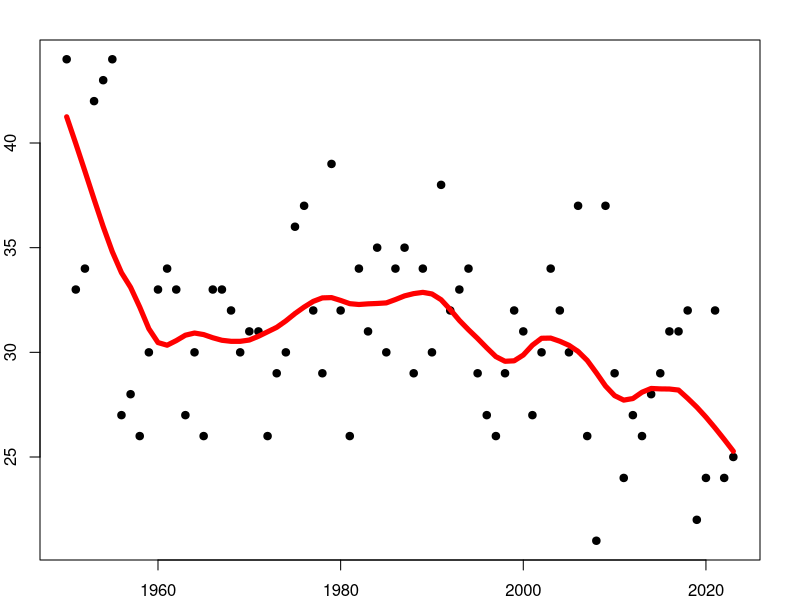
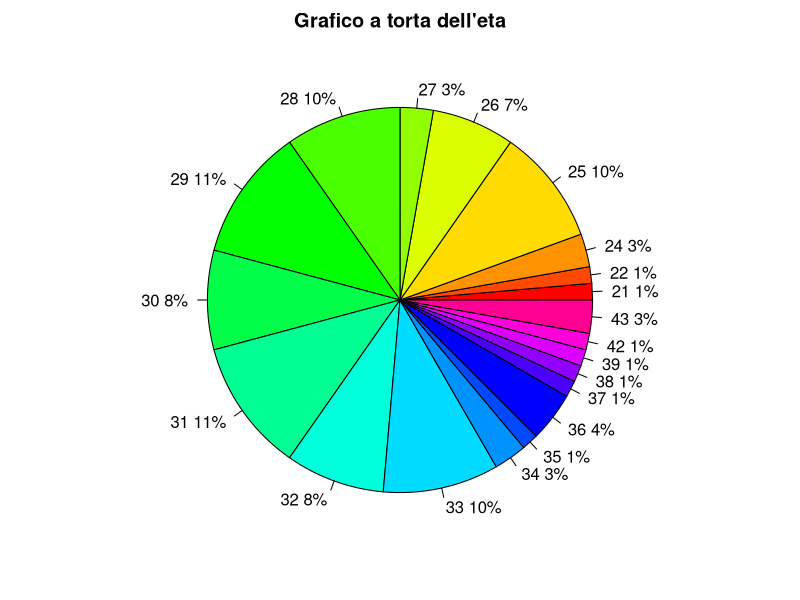
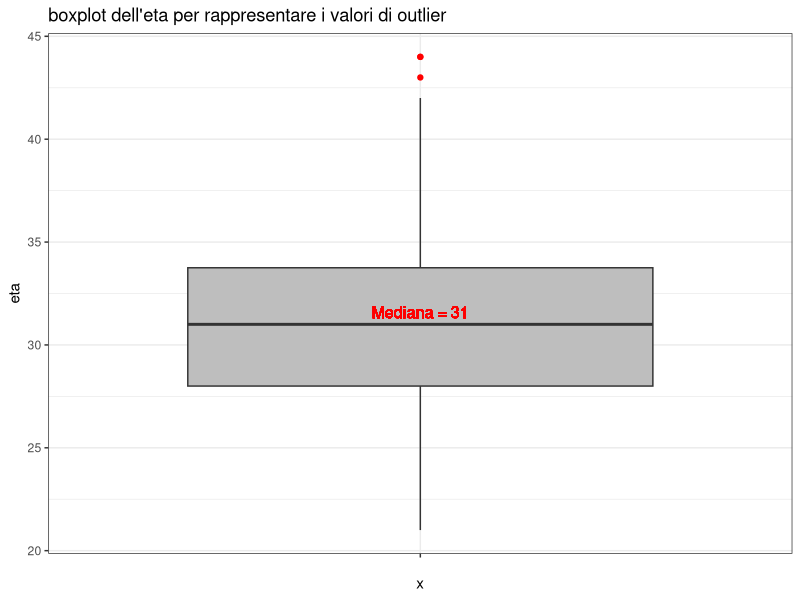
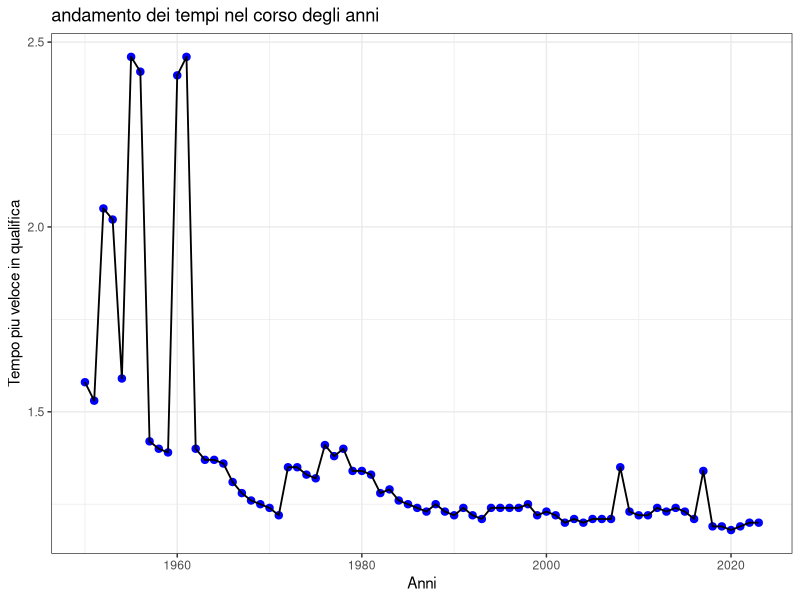
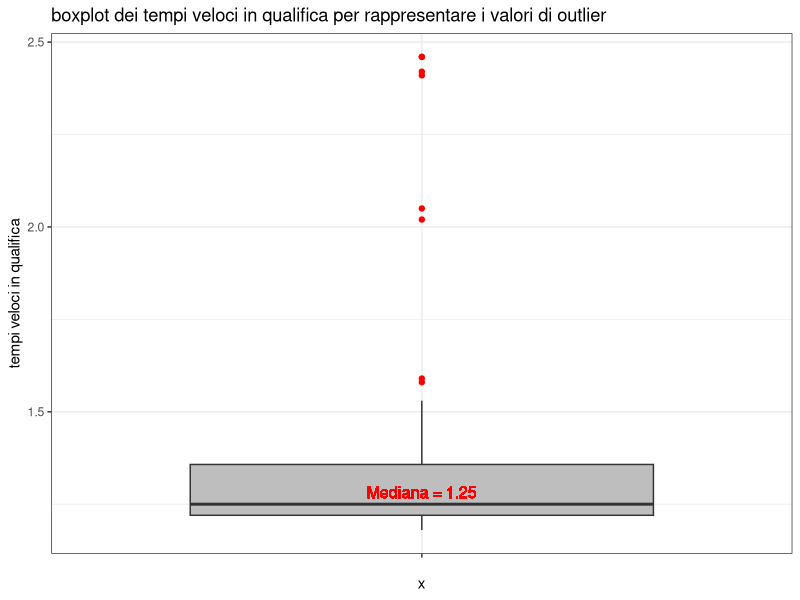
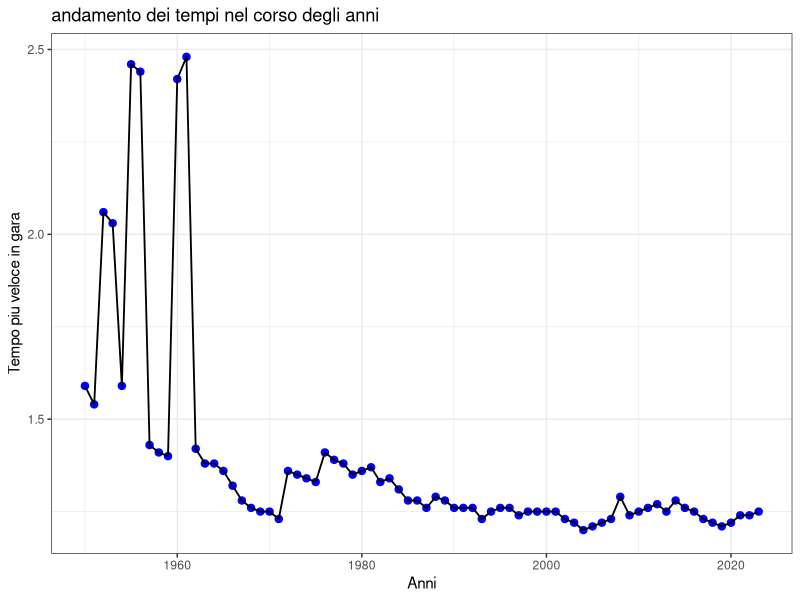
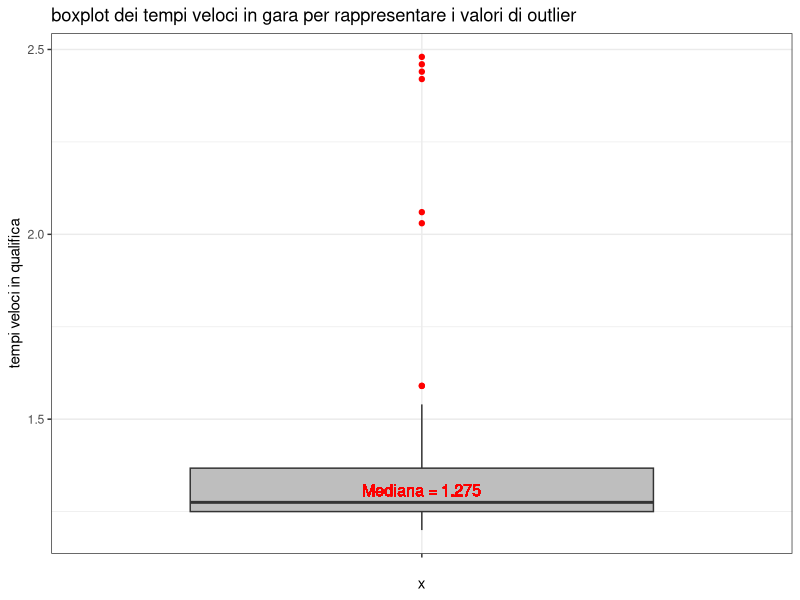
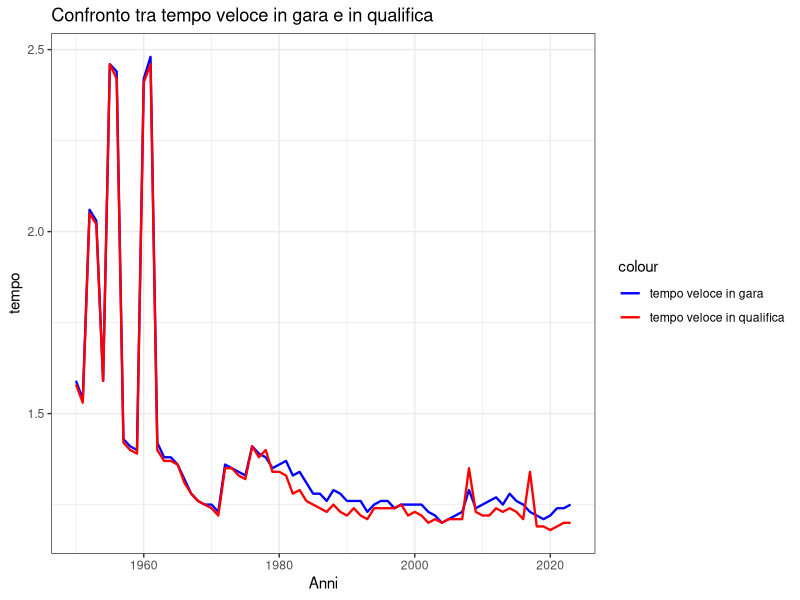

Here is the R script that generated these plots, in order:
#ESAME DATASCIENCE FORMULA UNO

library(ggplot2)
library(dplyr)
library(tidyr)

#Creazione database
#------------------------------------------------------------------------------------------------------------------------------------------
anno  = c(1950:2023)
vincitore_campionato = c("Nino Farina","Juan Manuel Fangio"," Alberto Ascari","Alberto Ascari","Juan Manuel Fangio","Juan Manuel Fangio","Juan Manuel Fangio","Juan Manuel Fangio"," Mike Hawthorn"," Jack Brabham"," Jack Brabham"," Phil Hill"," Graham Hill","Jim Clark","John Surtees"," Jim Clark","Jack Brabham","Denny Hulme","Graham Hill","Jackie Stewart","Jochen Rindt","Jackie Stewart","Emerson Fittipaldi","Jackie Stewart","Emerson Fittipaldi","Niki Lauda","James Hunt","Niki Lauda","Mario Andretti","Jody Scheckter","Alan Jones"," Nelson Piquet","Keke Rosberg","Nelson Piquet","Niki Lauda","Alain Prost","Alain Prost","Nelson Piquet","Ayrton Senna","Alain Prost","Ayrton Senna","Ayrton Senna","Nigel Mansell","Alain Prost","Michael Schumacher","Michael Schumacher","Damon Hill","Jacques Villeneuve","Mika Häkkinen","Mika Häkkinen","Michael Schumacher","Michael Schumacher","Michael Schumacher","Michael Schumacher","Michael Schumacher","Fernando Alonso","Fernando Alonso","Kimi Raikkonen","Lewis Hamilton","Jenson Button","Sebastian Vettel","Sebastian Vettel","Sebastian Vettel","Sebastian Vettel","Lewis Hamilton","Lewis Hamilton","Nico Rosberg"," Lewis Hamilton"," Lewis Hamilton"," Lewis Hamilton"," Lewis Hamilton","Max Verstappen","Max Verstappen","Max Verstappen")
vincitore_gara_Monza = c("Nino Farina","Alberto Ascari","Alberto Ascari","Juan Manuel Fangio","Juan Manuel Fangio","Juan Manuel Fangio","Stirling Moss","Stirling Moss","Tony Brooks","Stirling Moss","Phil Hill","Phil Hill"," Graham Hill","Jim Clark ","John Surtees","Jackie Stewart","Ludovico Scarfiotti","John Surtees","Denny Hulme","Jackie Stewart","Clay Regazzoni","Peter Gethin","Emerson Fittipaldi","Ronnie Peterson","Ronnie Peterson","Clay Regazzoni","Ronnie Peterson","Mario Andretti","Niki Lauda","Jody Scheckter","Ren? Arn","Alain Prost","Ren? Arnoux","Nelson Piquet","Niki Lauda","Alain Prost","Nelson Piquet","Nelson Piquet","Gerhard Berger","Alain Prost","Ayrton Senna","Nigel Mansell","Ayrton Senna","Damon Hill","Damon Hill","Johnn Herbert","Michael Schumacher","David Coulthard","Michael Schumacher","Heinz-Harald Frentzen","Michael Schumacher","Juan Pablo Montoya","Rubens Barrichello","Michael Schumacher","Rubens Barrichello","Juan Pablo Montoya","Michael Schumacher"," Fernando Alonso","Sebastian Vettel","Rubens Barrichello","Fernando Alonso","Sebastian Vettel","Lewis Hamilton"," Sebastian Vettel","Lewis Hamilton","Lewis Hamilton","Nico Rosberg","Lewis Hamilton","Lewis Hamilton","Charles Leclerc","Pierre Gasly","Daniel Ricciardo", "Max Verstappen", "Max Verstappen")
eta = c(44,33,34,42,43,44,27,28,26,30,33,34,33,27,30,26,33,33,32,30,31,31,26,29,30,36,37,32,29,39,32,26,34,31,35,30,34,35,29,34,30,38,32,33,34,29,27,26,29,32,31,27,30,34,32,30,37,26,21,37,29,24,27,26,28,29,31,31,32,22,24,32,24,25)
scuderia = c("Alfa Romeo","Ferrari","Ferrari","Maserati","Mercedes","Mercedes","Maserati","Vanwall","Vanwall","Cooper Climax","Ferrari","Ferrari","B R M","Lotus","Ferrari","B R M","Ferrari","Honda","McLaren","Matra Ford","Ferrari","B R M","Lotus","Lotus","Lotus","Ferrari","March","Lotus","Brabham","Ferrari","Renault","Renault","Renault","Brabham","McLaren","McLaren","Williams","Williams","Ferrari","McLaren","McLaren","Williams","McLaren","Williams","Williams","Benetton","Ferrari","McLaren","Ferrari","Jordan","Ferrari","Williams","Ferrari","Ferrari","Ferrari","McLaren","Ferrari","McLaren","Toro Rosso","Brawn","Ferrari","Red Bull Racing","McLaren","Red Bull Racing","Mercedes","Mercedes","Mercedes","Mercedes","Mercedes","Ferrari","AlphaTauri","McLaren","Red Bull", "Red Bull")
tempo_piu_veloce_gara = c(1.59,1.54,2.06,2.03,1.59,2.46,2.44,1.43,1.41,1.40,2.42,2.48,1.42,1.38,1.38,1.36,1.32,1.28,1.26,1.25,1.25,1.23,1.36,1.35,1.34,1.33,1.41,1.39,1.38,1.35,1.36,1.37,1.33,1.34,1.31,1.28,1.28,1.26,1.29,1.28,1.26,1.26,1.26,1.23,1.25,1.26,1.26,1.24,1.25,1.25,1.25,1.25,1.23,1.22,1.20,1.21,1.22,1.23,1.29,1.24,1.25,1.26,1.27,1.25,1.28,1.26,1.25,1.23,1.22,1.21,1.22,1.24,1.24,1.25)
pilota_piu_veloce_gara = c("Juan Manuel Fangio","Nino Farina","Alberto Ascari","Juan Manuel Fangio","Jose Froilan Gonzalez","Stirling Moss","Stirling Moss","Tony Brooks","Phil Hill","	Phil Hill","Phil Hill","Giancarlo Baghetti","	Graham Hill","	Jim Clark","John Surtees","	Jim Clark","	Ludovico Scarfiotti","Jim Clark","Jackie Oliver","Jean-Pierre Beltoise","Clay Regazzoni","Henri Pescarolo","Jacky Ickx","Jackie Stewart","	Carlos Pace","Clay Regazzoni","	Ronnie Peterson","	Mario Andretti","	Mario Andretti","Clay Regazzoni","	Alan Jones","Carlos Reutemann","Rene Arnoux","Nelson Piquet","Niki Lauda","	Nigel Mansell","Teo Fabi","Ayrton Senna","Michele Alboreto","Alain Prost","Ayrton Senna","Ayrton Senna","Nigel Mansell","Damon Hill","Damon Hill","Gerhard Berger","Michael Schumacher","Mika Hakkinen","Mika Hakkinen","Ralf Schumacher","Mika Hakkinen","Ralf Schumacher","Rubens Barrichello","Michael Schumacher","Rubens Barrichello","Kimi Räikkönen","Kimi Räikkönen","Fernando Alonso","Kimi Räikkönen","Adrian Sutil","Fernando Alonso","Lewis Hamilton","Nico Rosberg","Lewis Hamilton","Lewis Hamilton","Lewis Hamilton","Fernando Alonso","Daniel Ricciardo","Lewis Hamilton","Lewis Hamilton","Lewis Hamilton","Daniel Ricciardo","Sergio Perez","Oscar Piastri")
velocita_media_NA = c()
for (x in 1:48) {
  velocita_media_NA[x] <- NA
}
velocita_media_VAL = c(243.977,242.723,243.645,245.140,249.289,254.848,258.320,255.874,252.604,251.653,236.859,246.106,247.861,241.971,239.053,242.924,236.975,240.617,244.373,250.174,252.794,255.014,252.033,245.894,248.182,245.142)
velocita_media_FL = c(velocita_media_NA,velocita_media_VAL)
tempo_piu_veloce_qualifica = c(1.58,1.53,2.05,2.02,1.59,2.46,2.42,1.42,1.40,1.39,2.41,2.46,1.40,1.37,1.37,1.36,1.31,1.28,1.26,1.25,1.24,1.22,1.35,1.35,1.33,1.32,1.41,1.38,1.40,1.34,1.34,1.33,1.28,1.29,1.26,1.25,1.24,1.23,1.25,1.23,1.22,1.24,1.22,1.21,1.24,1.24,1.24,1.24,1.25,1.22,1.23,1.22,1.20,1.21,1.20,1.21,1.21,1.21,1.35,1.23,1.22,1.22,1.24,1.23,1.24,1.23,1.21,1.34,1.19,1.19,1.18,1.19,1.20,1.20)
pilota_piu_veloce_qualifica = c("Juan Manuel Fangio","Juan Manuel Fangio","Alberto Ascari","Alberto Ascari","Juan Manuel Fangio","Juan Manuel Fangio","Juan Manuel Fangio","Stuart Lewis-Evans","Stirling Moss","Stirling Moss","Phil Hill","Wolfgang von Trips","Jim Clark","John Surtees","	John Surtees","Jim Clark","Mike Parkes","Jim Clark","	John Surtees","	Jochen Rindt","Jacky Ickx","	Chris Amon","	Jacky Ickx","Ronnie Peterson","	Niki Lauda","Niki Lauda","Jacques Laffite","James Hunt","Mario Andretti","	Jean-Pierre Jabouille","	Rene Arnoux","	Rene Arnoux","Mario Andretti","Riccardo Patrese","Nelson Piquet","Ayrton Senna","Teo Fabi","Nelson Piquet","Ayrton Senna","Ayrton Senna","Ayrton Senna","Ayrton Senna","Nigel Mansell","Alain Prost","Jean Alesi","David Coulthard","Damon Hill","Jean Alesi","Michael Schumacher","Mika Hakkinen","Michael Schumacher","	Juan Pablo Montoya","Juan Pablo Montoya","Michael Schumacher","Rubens Barrichello","Kimi Räikkönen","Kimi Räikkönen","Fernando Alonso","Sebastian Vettel","Lewis Hamilton","Fernando Alonso","Sebastian Vettel","Lewis Hamilton","Sebastian Vettel","Lewis Hamilton","Lewis Hamilton","Lewis Hamilton","	Lewis Hamilton","Kimi Räikkönen","Charles Leclerc","Lewis Hamilton","Valtteri Bottas","Charles Leclerc","Carlos Sainz")
peso_vettura = c(710,850,560,590,600,590,610,560,560,560,500,470,450,460,468,450,500,500,523,523,530,534,550,575,575,575,575,557,542,590,575,585,585,540,540,540,540,540,540,505,500,505,505,500,520,595,595,530,550,600,600,600,500,600,600,605,600,600,605,605,620,640,640,642,691,798,728,728,733,798,748,752,798,798)
cavalli_vettura =  c(350,450,250,250,250,280,260,290,295,295,190,190,300,230,250,250,360,390,415,440,430,430,450,480,495,495,495,580,580,580,580,580,580,750,800,800,800,850,880,610,620,680,700,745,750,800,750,750,750,780,750,810,840,880,845,915,720,800,820,820,745,740,750,750,745,960,960,1000,1000,1000,1010,970,1040,1050)

#inserimento dati all'interno di un database
formula_frames <- data.frame( anno, vincitore_campionato, vincitore_gara_Monza, scuderia, eta, tempo_piu_veloce_gara, pilota_piu_veloce_gara, tempo_piu_veloce_qualifica, pilota_piu_veloce_qualifica, velocita_media_FL, peso_vettura, cavalli_vettura)
formula_frames
#------------------------------------------------------------------------------------------------------------------------------------------
#grafico eta ed evoluzione nel corso degli anni
#------------------------------------------------------------------------------------------------------------------------------------------
#grafico che mostra l'evoluzione dell'eta con gli anni (PLOT)
par(mar=rep(2,4))
plot (anno,eta, xlab = "anni", ylab = "eta", pch = 19, cex = 1)
lines(lowess(anno,eta,f=1/5),lwd = 5, col = "red", type = "l")

#grafico a torta eta che mi mostra l'eta dei vincitori del gran premio di monza
valoriG <- c(1,1,2,7,5,2,7,8,6,8,6,7,2,1,3,1,1,1,1,2)
labelG <- c(21,22,24,25,26,27,28,29,30,31,32,33,34,35,36,37,38,39,42,43,44)
perc<- round(valoriG/sum(valoriG)*100)
labelG <- paste(labelG, perc)
labelG <- paste(labelG,"%",sep="")
pie(valoriG, labels = labelG,col=rainbow(length(labelG)), main="Grafico a torta dell'eta")

#boxplot per l'età dei vincitori nel gran premio per identificare mediana e valori outlier
median_value <- median(formula_frames$eta)

ggplot(formula_frames, aes(x = "", y = eta)) +
  geom_boxplot(outlier.color = "red", fill = "grey") +
  labs(title = "boxplot dell'eta per rappresentare i valori di outlier", y = "eta")+
  theme(panel.grid.major = element_line(colour = "gray", linetype = "dashed"))+
  geom_text(aes(label = paste("Mediana =", median_value)),x = 1, y = median_value, vjust = -0.5, hjust = 0.5, color = "red", size = 4)+
  theme_bw()
#------------------------------------------------------------------------------------------------------------------------------------------
#grafici lineari e con conseguente boxplot per rappresentare nel corso degli anni l'evoluzione dei tempi in qualifica sul circuito
#------------------------------------------------------------------------------------------------------------------------------------------

#grafico che mi fa vedere i tempi in base agli anni e la loro seguente evoluzione(GGPLOT)
ggplot(formula_frames, aes(x = anno, y = tempo_piu_veloce_qualifica)) +
  geom_point(col = "blue", size = 2.2) +
  geom_line(col = "black", size = 0.63) +
  labs(title = "andamento dei tempi nel corso degli anni", x = "Anni", y = "Tempo piu veloce in qualifica" ) +
  theme_bw()

#boxplot per identificare i valori outlier dei tempi veloci in qualifica
median_value <- median(formula_frames$tempo_piu_veloce_qualifica)

ggplot(formula_frames, aes(x = "", y = tempo_piu_veloce_qualifica)) +
  geom_boxplot(outlier.color = "red", fill = "grey") +
  labs(title = "boxplot dei tempi veloci in qualifica per rappresentare i valori di outlier", y = "tempi veloci in qualifica")+
  theme(panel.grid.major = element_line(colour = "gray", linetype = "dashed"))+
  geom_text(aes(label = paste("Mediana =", median_value)),x = 1, y = median_value, vjust = -0.5, hjust = 0.5, color = "red", size = 4)+
  theme_bw()
#------------------------------------------------------------------------------------------------------------------------------------------
#grafici lineari e con conseguente boxplot per rappresentare nel corso degli anni l'evoluzione dei tempi in gara sul circuito
#------------------------------------------------------------------------------------------------------------------------------------------
#grafico che mi fa vedere i tempi in base agli anni e la loro seguente evoluzione(GGPLOT)
ggplot(formula_frames, aes(x = anno, y = tempo_piu_veloce_gara)) +
  geom_point(col = "blue", size = 2.2) +
  geom_line(col = "black", size = 0.63) +
  labs(title = "andamento dei tempi nel corso degli anni", x = "Anni", y = "Tempo piu veloce in gara" ) +
  theme_bw()

#boxplot per identificare i valori outlier dei tempi veloci in gara
median_value <- median(formula_frames$tempo_piu_veloce_gara)

ggplot(formula_frames, aes(x = "", y = tempo_piu_veloce_gara)) +
  geom_boxplot(outlier.color = "red", fill = "grey") +
  labs(title = "boxplot dei tempi veloci in gara per rappresentare i valori di outlier", y = "tempi veloci in qualifica")+
  theme(panel.grid.major = element_line(colour = "gray", linetype = "dashed"))+
  geom_text(aes(label = paste("Mediana =", median_value)),x = 1, y = median_value, vjust = -0.5, hjust = 0.5, color = "red", size = 4)+
  theme_bw()
#------------------------------------------------------------------------------------------------------------------------------------------
#Differenza tra tempo in qualifica e tempo in gara
#------------------------------------------------------------------------------------------------------------------------------------------
#tempo qualifica gara messi a confronto sullo stesso grafico

ggplot(formula_frames)+
  geom_line(aes(x = anno, y = tempo_piu_veloce_gara, color = "tempo veloce in gara"), size = 0.8) +
  geom_line(aes(x = anno, y = tempo_piu_veloce_qualifica, color = "tempo veloce in qualifica"), size = 0.8) +
  labs(title = "Confronto tra tempo veloce in gara e in qualifica",
       x = "Anni",
       y = "tempo") +
  scale_color_manual(values = c("tempo veloce in gara" = "blue", "tempo veloce in qualifica" = "red")) +
  theme_bw()

#differenza del tempo nel corso degli anni
differenza <- formula_frames$tempo_piu_veloce_gara - formula_frames$tempo_piu_veloce_qualifica
data_diff <- data.frame(anni = 1950:2023, Differenza =  differenza)

ggplot(data_diff, aes(x = anni, y = Differenza)) +
  geom_bar(stat = "identity", fill = "black", width = 0.5) +
  labs(title = "Differenza tra tempo in qualifica e in gara",
       x = "Anni",
       y = "Differenza") +
  geom_smooth(method = lm, se = FALSE)+
  theme_bw()
#------------------------------------------------------------------------------------------------------------------------------------------
#grafico velocità in confronto ai tempi 
#------------------------------------------------------------------------------------------------------------------------------------------
subset_velocita<- formula_frames[49:nrow(formula_frames), ]
ggplot(formula_frames, aes(x = velocita_media_FL, tempo_piu_veloce_gara))+
  geom_point()+
  labs(x = "Velocità", y = "Tempi") +  
  ggtitle("Grafico Velocità vs. Tempi") + 
  geom_smooth(method = "lm", se = FALSE)+
  coord_cartesian(ylim = c(1.15, 1.35))+
  theme_bw() 
#------------------------------------------------------------------------------------------------------------------------------------------
#piloti che hanno vinto monza e che poi hanno vinto il campionato+piloti che hanno fatto il grand chalem+piloti che partivano in pole e non hanno vinto
#------------------------------------------------------------------------------------------------------------------------------------------
monza_campionato <- formula_frames %>%
  filter(vincitore_campionato == vincitore_gara_Monza) %>% #conto quante volte il pilota che ha vinto monza poi ha vinto il campionato
  summarise(conteggio = n())

grand_chalem <- formula_frames  %>%
  filter(pilota_piu_veloce_gara == vincitore_gara_Monza & vincitore_gara_Monza == pilota_piu_veloce_qualifica) %>% #conto quante volte il pilota che ha vinto monza poi ha vinto il campionato
  summarise(conteggio = n())


polePosition_vittoria <-formula_frames %>%
  filter(vincitore_gara_Monza == pilota_piu_veloce_qualifica) %>% #conto quante volte il pilota che ha vinto monza poi ha vinto il campionato
  summarise(conteggio = n())

#creazione database per le frequenze
formula_conteggio_frequenze <-data.frame(monza_campionato, grand_chalem, polePosition_vittoria)
formula_conteggio_frequenze
colnames(formula_conteggio_frequenze) <- c("monza e campionato", "Gran Chalem", "Pole Position e vittoria")
rownames(formula_conteggio_frequenze) <- c("frequenza")

formula_conteggio_lungo <- gather(formula_conteggio_frequenze, "Tipologia", "Valore")

#grafico a frequenze
ggplot(formula_conteggio_lungo, aes(x = Tipologia, y = Valore, fill = Tipologia)) +
  geom_bar(stat = "identity") +
  geom_text(aes(label = Valore), vjust = -0.5, size = 4)+
  labs(title = "Grafico a Barre per statistiche individuali", x = "Tipologia ", y = "Valore") +
  theme_bw()  # Scegli un tema del grafico

#grafico con le percentuali
percentuali <- (formula_conteggio_frequenze / 74) * 100
percentuali_lunghe <- gather(percentuali, "Tipologia", "Percentuale")
percentuali_lunghe$Percentuale <- round(percentuali_lunghe$Percentuale, 2)

ggplot(percentuali_lunghe, aes(x = Tipologia, y = Percentuale, fill = Tipologia)) +
  geom_bar(stat = "identity") +
  geom_text(aes(label = Percentuale), vjust = -0.5, size = 4)+
  labs(title = "Grafico a Barre con Percentuali su statistiche individuali", x = "Tipologia", y = "Percentuale") +
  theme_bw()
  

#------------------------------------------------------------------------------------------------------------------------------------------
#Grafici cavalli,peso e rapport peso/potenza con la velocita
#------------------------------------------------------------------------------------------------------------------------------------------  
  
#grafico andamento del peso delle vetture nel tempo
ggplot(formula_frames, aes(x=anno, y=peso_vettura)) +
  labs(title = "Andamento del Peso nel Tempo",
       x="anno", 
       y="peso [kg]")+
  geom_jitter() +
  geom_smooth(method = loess)+
  theme_bw()

#grafico andamento dei cavalli delle vetture nel tempo
ggplot(formula_frames, aes(x=anno,y=cavalli_vettura)) +
  labs(title = "Andamento dei cavalli nel Tempo",
    x="anno", 
       y="cavalli [CV]")+
  geom_jitter() +
  geom_smooth(method = loess)+
  theme_bw()

#grafico che mi mostra che con l'aumentare del peso aumentano anche i cavalli
ggplot(formula_frames, aes(x=cavalli_vettura,y=peso_vettura)) +
  labs(title = "Andamento dei cavalli rispetto il peso",
    x="cavalli [CV]", 
       y="peso [kg]")+
  geom_jitter() +
  geom_smooth(method = loess)+
  theme_bw()

#grafico peso potenza nel corso degli anni
rapporto_peso_potenze <-formula_frames$peso_vettura / formula_frames$cavalli_vettura
ggplot(formula_frames, aes(x = anno, y = rapporto_peso_potenze))+
  geom_point() +
  labs(title = "Andamento del Rapporto Peso-Potenza nel Tempo", x = "Anno", y = "Rapporto Peso-Potenza") +
  geom_smooth(method = loess)+
  theme_bw()
#------------------------------------------------------------------------------------------------------------------------------------------  
#GRAFICO IN PIU
#grafico rapporto peso potenza con la velocita
rapporto_peso_potenze_2 <- subset_velocita$peso_vettura / subset_velocita$cavalli_vettura
ggplot(subset_velocita, aes(x = rapporto_peso_potenze_2, y = velocita_media_FL))+
  geom_point() +
  labs(title = "Andamento del Rapporto Peso-Potenza nel Tempo", x = "velocita", y = "Rapporto Peso-Potenza") +
  geom_smooth(method = loess)+
  theme_bw()
